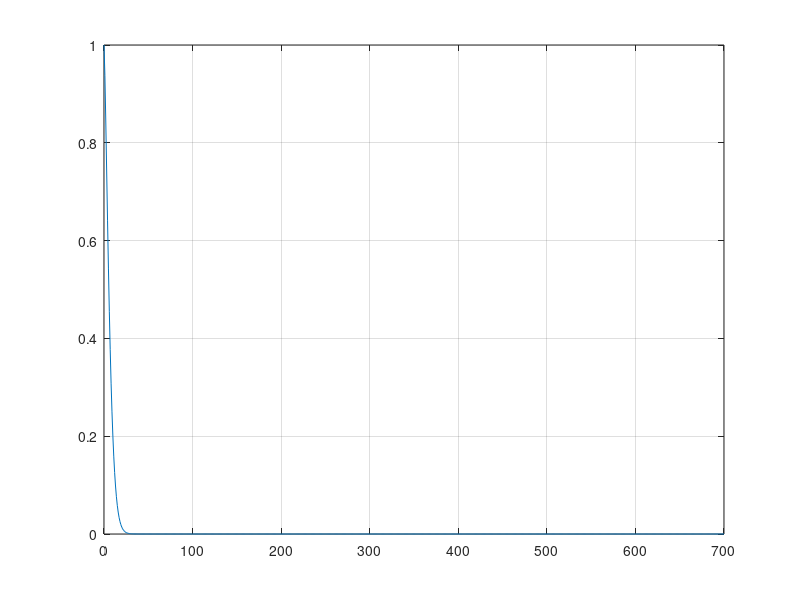

The MATLAB script that drew this image:
clc
clear all 
close all

N = 700 ;
X = 0:1:N ;

f= @(n) exp(-(0.4)^3.*n.^(1.4)) ;
f(300)

figure (1)
plot (X,f(X))
grid on ;

% f= @(n) exp(-n./(N-n+N/5)) ;
% figure (2) ;
% plot (X,f(X))
% grid on ;
